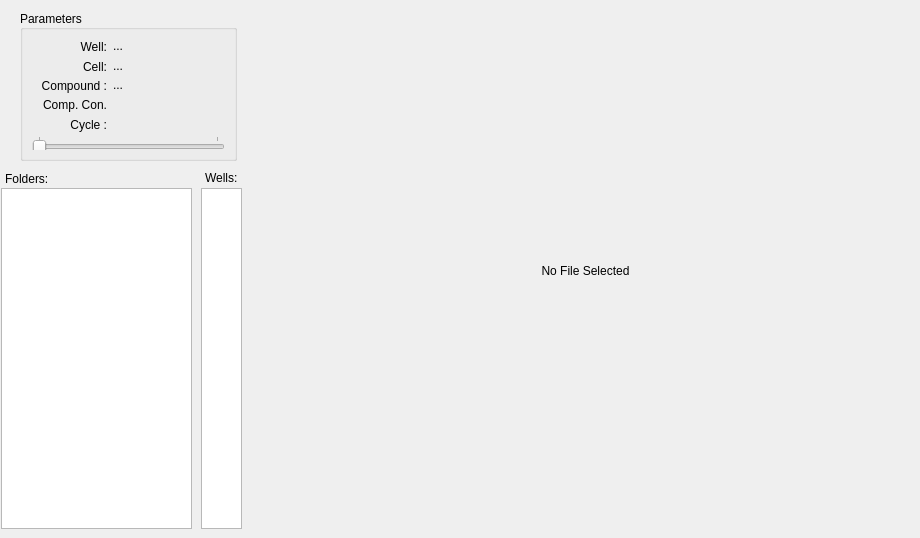
    <widget class="QWidget" name="tab_3">
     <attribute name="title">
      <string>Analyzer</string>
     </attribute>
     <widget class="QTreeView" name="folderView">
      <property name="geometry">
       <rect>
        <x>1</x>
        <y>188</y>
        <width>191</width>
        <height>341</height>
       </rect>
      </property>
      <property name="frameShape">
       <enum>QFrame::StyledPanel</enum>
      </property>
      <property name="frameShadow">
       <enum>QFrame::Sunken</enum>
      </property>
      <property name="lineWidth">
       <number>2</number>
      </property>
      <property name="verticalScrollBarPolicy">
       <enum>Qt::ScrollBarAsNeeded</enum>
      </property>
      <property name="tabKeyNavigation">
       <bool>true</bool>
      </property>
      <property name="alternatingRowColors">
       <bool>true</bool>
      </property>
      <property name="textElideMode">
       <enum>Qt::ElideLeft</enum>
      </property>
      <property name="rootIsDecorated">
       <bool>false</bool>
      </property>
      <property name="uniformRowHeights">
       <bool>true</bool>
      </property>
      <property name="itemsExpandable">
       <bool>false</bool>
      </property>
      <attribute name="headerCascadingSectionResizes">
       <bool>false</bool>
      </attribute>
      <attribute name="headerDefaultSectionSize">
       <number>170</number>
      </attribute>
      <attribute name="headerHighlightSections">
       <bool>true</bool>
      </attribute>
      <attribute name="headerMinimumSectionSize">
       <number>170</number>
      </attribute>
      <attribute name="headerShowSortIndicator" stdset="0">
       <bool>true</bool>
      </attribute>
      <attribute name="headerStretchLastSection">
       <bool>false</bool>
      </attribute>
     </widget>
     <widget class="QLabel" name="label_28">
      <property name="geometry">
       <rect>
        <x>5</x>
        <y>171</y>
        <width>61</width>
        <height>16</height>
       </rect>
      </property>
      <property name="text">
       <string>Folders:</string>
      </property>
     </widget>
     <widget class="QListWidget" name="pngList">
      <property name="geometry">
       <rect>
        <x>201</x>
        <y>188</y>
        <width>41</width>
        <height>341</height>
       </rect>
      </property>
     </widget>
     <widget class="QLabel" name="pngViewer">
      <property name="geometry">
       <rect>
        <x>260</x>
        <y>20</y>
        <width>651</width>
        <height>501</height>
       </rect>
      </property>
      <property name="text">
       <string>No File Selected</string>
      </property>
      <property name="alignment">
       <set>Qt::AlignCenter</set>
      </property>
     </widget>
     <widget class="QGroupBox" name="groupBox_13">
      <property name="geometry">
       <rect>
        <x>20</x>
        <y>10</y>
        <width>217</width>
        <height>151</height>
       </rect>
      </property>
      <property name="title">
       <string>Parameters</string>
      </property>
      <property name="alignment">
       <set>Qt::AlignJustify|Qt::AlignVCenter</set>
      </property>
      <layout class="QGridLayout" name="gridLayout_2">
       <item row="4" column="0">
        <widget class="QLabel" name="label_33">
         <property name="minimumSize">
          <size>
           <width>75</width>
           <height>15</height>
          </size>
         </property>
         <property name="maximumSize">
          <size>
           <width>75</width>
           <height>15</height>
          </size>
         </property>
         <property name="text">
          <string>Cycle :</string>
         </property>
         <property name="alignment">
          <set>Qt::AlignRight|Qt::AlignTrailing|Qt::AlignVCenter</set>
         </property>
        </widget>
       </item>
       <item row="3" column="0">
        <widget class="QLabel" name="label_29">
         <property name="minimumSize">
          <size>
           <width>75</width>
           <height>15</height>
          </size>
         </property>
         <property name="maximumSize">
          <size>
           <width>75</width>
           <height>15</height>
          </size>
         </property>
         <property name="text">
          <string>Comp. Con.</string>
         </property>
         <property name="alignment">
          <set>Qt::AlignRight|Qt::AlignTrailing|Qt::AlignVCenter</set>
         </property>
        </widget>
       </item>
       <item row="4" column="1">
        <widget class="QLabel" name="label_pngCycle">
         <property name="text">
          <string/>
         </property>
        </widget>
       </item>
       <item row="3" column="1">
        <widget class="QLabel" name="labelPNG_CompConc">
         <property name="text">
          <string/>
         </property>
        </widget>
       </item>
       <item row="2" column="0">
        <widget class="QLabel" name="label_34">
         <property name="sizePolicy">
          <sizepolicy hsizetype="Fixed" vsizetype="Preferred">
           <horstretch>0</horstretch>
           <verstretch>0</verstretch>
          </sizepolicy>
         </property>
         <property name="minimumSize">
          <size>
           <width>75</width>
           <height>15</height>
          </size>
         </property>
         <property name="maximumSize">
          <size>
           <width>75</width>
           <height>15</height>
          </size>
         </property>
         <property name="font">
          <font>
           <pointsize>9</pointsize>
          </font>
         </property>
         <property name="text">
          <string>Compound :</string>
         </property>
         <property name="alignment">
          <set>Qt::AlignRight|Qt::AlignTrailing|Qt::AlignVCenter</set>
         </property>
        </widget>
       </item>
       <item row="1" column="1">
        <widget class="QLabel" name="labelPNG_Cell">
         <property name="text">
          <string>...</string>
         </property>
        </widget>
       </item>
       <item row="0" column="1">
        <widget class="QLabel" name="labelPNG_Well">
         <property name="text">
          <string>...</string>
         </property>
        </widget>
       </item>
       <item row="0" column="0">
        <widget class="QLabel" name="label_31">
         <property name="sizePolicy">
          <sizepolicy hsizetype="Fixed" vsizetype="Fixed">
           <horstretch>0</horstretch>
           <verstretch>0</verstretch>
          </sizepolicy>
         </property>
         <property name="minimumSize">
          <size>
           <width>75</width>
           <height>15</height>
          </size>
         </property>
         <property name="maximumSize">
          <size>
           <width>75</width>
           <height>15</height>
          </size>
         </property>
         <property name="font">
          <font>
           <pointsize>9</pointsize>
          </font>
         </property>
         <property name="text">
          <string>Well:</string>
         </property>
         <property name="alignment">
          <set>Qt::AlignRight|Qt::AlignTrailing|Qt::AlignVCenter</set>
         </property>
        </widget>
       </item>
       <item row="2" column="1">
        <widget class="QLabel" name="labelPNG_Compund">
         <property name="text">
          <string>...</string>
         </property>
        </widget>
       </item>
       <item row="1" column="0">
        <widget class="QLabel" name="label_32">
         <property name="sizePolicy">
          <sizepolicy hsizetype="Fixed" vsizetype="Preferred">
           <horstretch>0</horstretch>
           <verstretch>0</verstretch>
          </sizepolicy>
         </property>
         <property name="minimumSize">
          <size>
           <width>75</width>
           <height>15</height>
          </size>
         </property>
         <property name="maximumSize">
          <size>
           <width>75</width>
           <height>15</height>
          </size>
         </property>
         <property name="font">
          <font>
           <pointsize>9</pointsize>
          </font>
         </property>
         <property name="text">
          <string>Cell:</string>
         </property>
         <property name="alignment">
          <set>Qt::AlignRight|Qt::AlignTrailing|Qt::AlignVCenter</set>
         </property>
        </widget>
       </item>
       <item row="6" column="0" colspan="2">
        <widget class="QSlider" name="pngCycle">
         <property name="cursor">
          <cursorShape>PointingHandCursor</cursorShape>
         </property>
         <property name="minimum">
          <number>1</number>
         </property>
         <property name="maximum">
          <number>2</number>
         </property>
         <property name="pageStep">
          <number>1</number>
         </property>
         <property name="orientation">
          <enum>Qt::Horizontal</enum>
         </property>
         <property name="invertedAppearance">
          <bool>false</bool>
         </property>
         <property name="invertedControls">
          <bool>false</bool>
         </property>
         <property name="tickPosition">
          <enum>QSlider::TicksAbove</enum>
         </property>
         <property name="tickInterval">
          <number>1</number>
         </property>
        </widget>
       </item>
      </layout>
     </widget>
     <widget class="QLabel" name="label_30">
      <property name="geometry">
       <rect>
        <x>205</x>
        <y>171</y>
        <width>46</width>
        <height>13</height>
       </rect>
      </property>
      <property name="text">
       <string>Wells:</string>
      </property>
     </widget>
    </widget>
